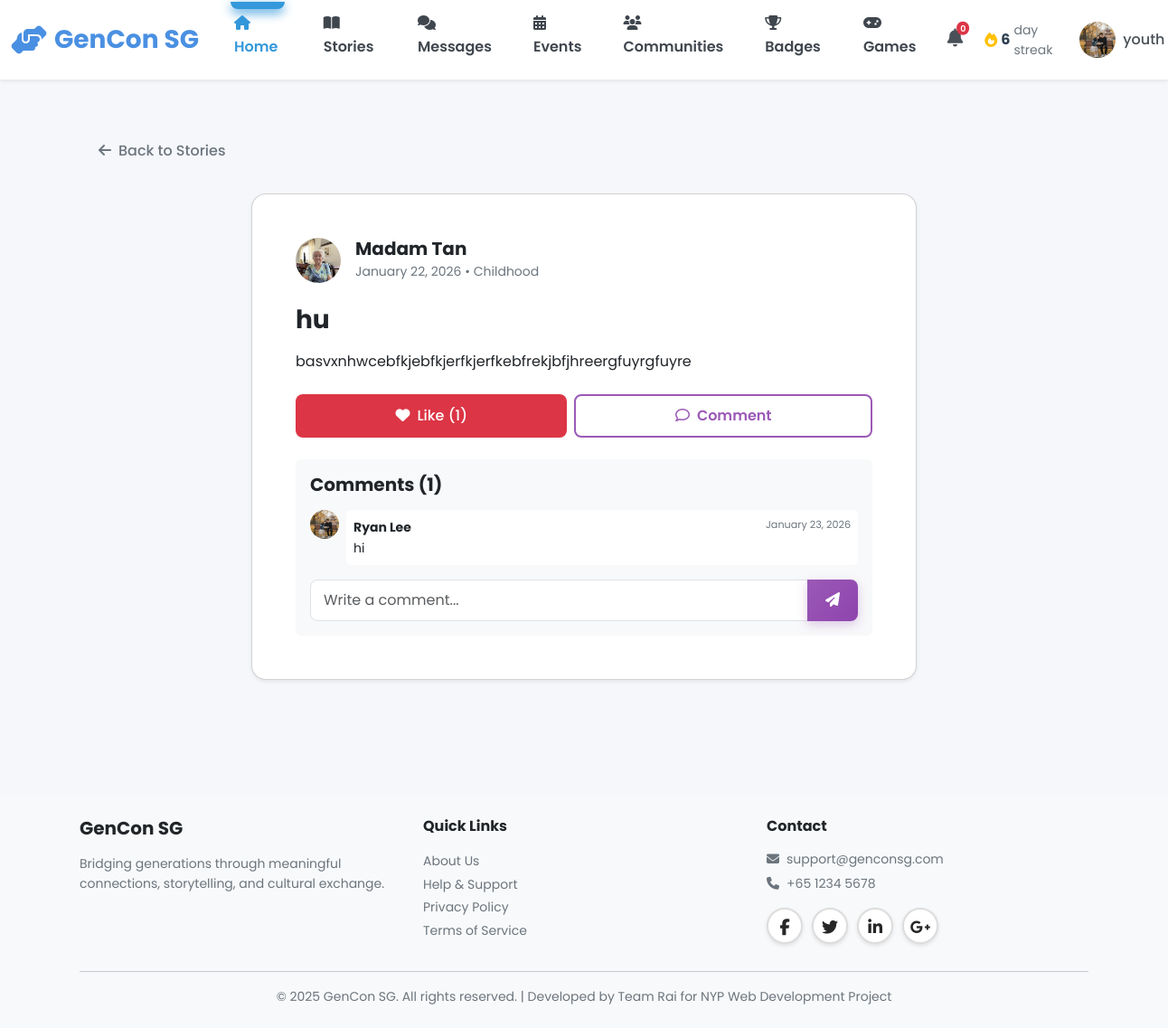
Before: /youth/story/1 (signed in) with the older database file.
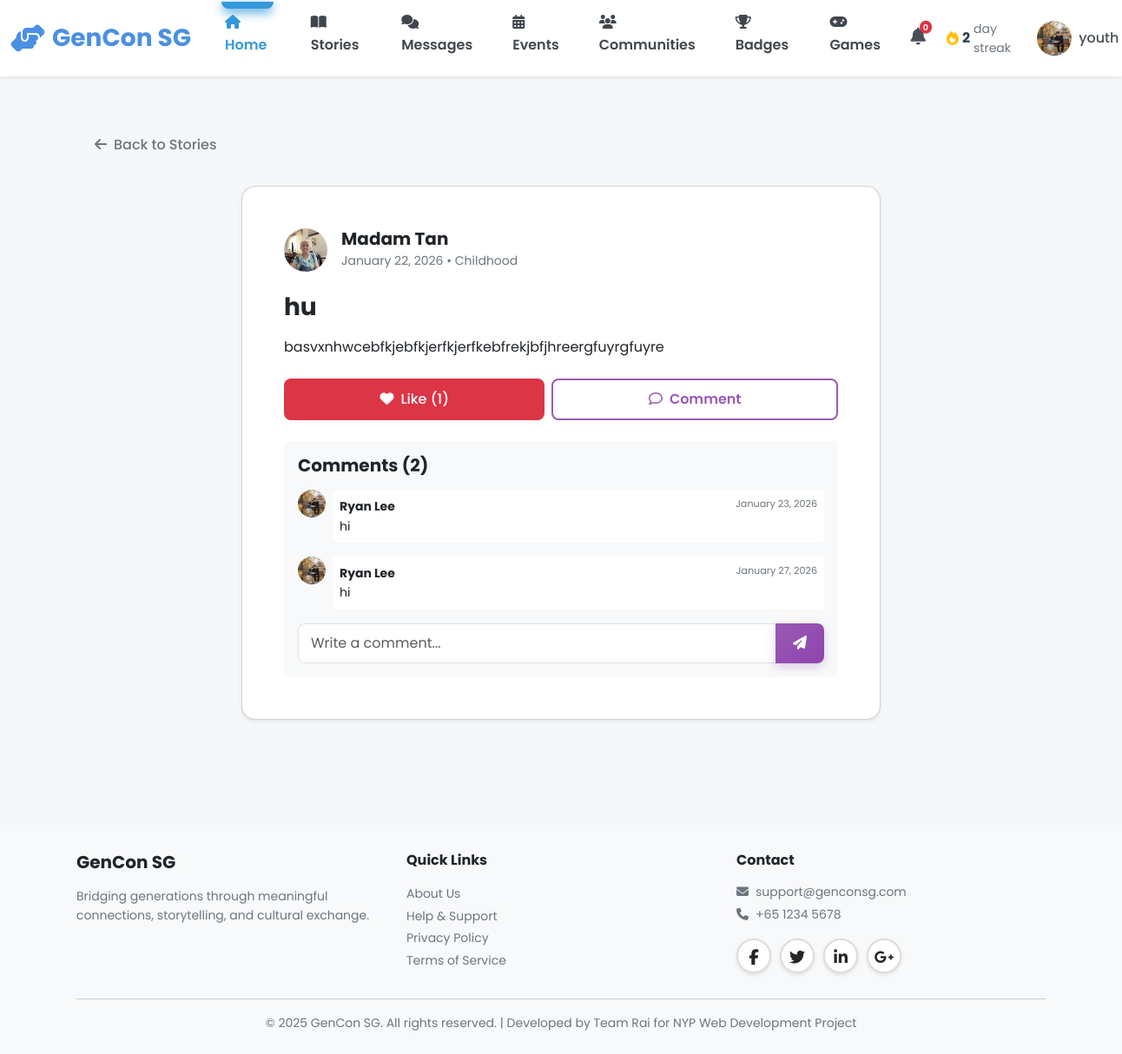
After: the same page with the newer database file.
### models.py (models this page shows, shortened)
class StoryComment(db.Model):
    __tablename__ = 'story_comments'
    id = db.Column(db.Integer, primary_key=True)
    story_id = db.Column(db.Integer, db.ForeignKey('stories.id'), nullable=False, index=True)
    user_id = db.Column(db.Integer, db.ForeignKey('users.id'), nullable=False, index=True)
    content = db.Column(db.Text, nullable=False)
    created_at = db.Column(db.DateTime, default=datetime.utcnow, nullable=False)
    story = db.relationship('Story', back_populates='comments')
    user = db.relationship('User')

class User(db.Model):
    __tablename__ = 'users'
    id = db.Column(db.Integer, primary_key=True)
    username = db.Column(db.String(80), unique=True, nullable=False, index=True)
    password_hash = db.Column(db.String(255), nullable=False)
    email = db.Column(db.String(120), unique=True, nullable=False, index=True)
    full_name = db.Column(db.String(120), nullable=False)
    phone = db.Column(db.String(20))
    age = db.Column(db.Integer, nullable=False)
    bio = db.Column(db.Text)  # User biography
    school = db.Column(db.String(255))  # School or organization for youth
    role = db.Column(db.String(20), nullable=False)  # 'senior', 'youth', or 'admin'
    elo = db.Column(db.Integer, default=1200) # Default ELO rating
    profile_picture = db.Column(db.String(255), default='images/default-avatar.png')
    disable_reason = db.Column(db.Text)
    interests_json = db.Column(db.Text)  # Stores interests as JSON array
    languages_json = db.Column(db.Text)  # Stores languages as JSON array
    accessibility_settings_json = db.Column(db.Text)  # Stores settings as JSON object
    created_at = db.Column(db.DateTime, default=datetime.utcnow, nullable=False)
    last_active = db.Column(db.DateTime, default=datetime.utcnow, nullable=False)
    is_active = db.Column(db.Boolean, default=True)
    stories = db.relationship('Story', back_populates='user', lazy='dynamic')
    sent_messages = db.relationship('Message', foreign_keys='Message.sender_id',
                                   back_populates='sender', lazy='dynamic')
    received_messages = db.relationship('Message', foreign_keys='Message.recipient_id',
                                       back_populates='recipient', lazy='dynamic')
    senior_pairs = db.relationship('Pair', foreign_keys='Pair.senior_id',
                                   back_populates='senior', lazy='dynamic')
    youth_pairs = db.relationship('Pair', foreign_keys='Pair.youth_id',
                                 back_populates='youth', lazy='dynamic')
    streak = db.relationship('Streak', back_populates='user', uselist=False)
    badges = db.relationship('Badge', back_populates='user', lazy='dynamic')
    checkins = db.relationship('Checkin', back_populates='user', lazy='dynamic')
    @property
    def interests(self):
        """Get interests as Python list from JSON string."""
        if self.interests_json:
            return json.loads(self.interests_json)
        return []
    @interests.setter
    def interests(self, value):
        """Set interests from Python list, store as JSON string."""
        self.interests_json = json.dumps(value)
    @property
    def languages(self):
        """Get languages as Python list from JSON string."""
        if self.languages_json:
            return json.loads(self.languages_json)
        return []
    @languages.setter
    def languages(self, value):
        """Set languages from Python list, store as JSON string."""
        self.languages_json = json.dumps(value)
    @property
    def accessibility_settings(self):
        """Get accessibility settings as Python dict from JSON string."""
        if self.accessibility_settings_json:
            return json.loads(self.accessibility_settings_json)
        return {}

### blueprints/youth.py (the view)
@youth_bp.route('/story/<int:story_id>')
@login_required
def story_detail(story_id):
    story = Story.query.get_or_404(story_id)
    return render_template('youth/story_detail.html', story=story)

### app.py (called while the page is built)
@app.context_processor
def inject_user():
    user_streak = 0
    if 'user_id' in session:
        from models import Streak
        streak = Streak.query.filter_by(user_id=session['user_id']).first()
        if streak:
            user_streak = streak.current_streak
    return dict(session=session, user_streak=user_streak)

@app.after_request
def add_security_headers(response):
    csp = (
        "default-src 'self'; "
        "script-src 'self' 'unsafe-inline' 'unsafe-eval' blob: https://cdn.jsdelivr.net https://cdnjs.cloudflare.com; "
        "style-src 'self' 'unsafe-inline' https://cdn.jsdelivr.net https://cdnjs.cloudflare.com https://fonts.googleapis.com; "
        "font-src 'self' https://cdnjs.cloudflare.com https://fonts.gstatic.com; "
        "img-src 'self' data: blob: https:; "
        "connect-src 'self' ws: wss: https://cdn.jsdelivr.net https://cdnjs.cloudflare.com; "
        "worker-src 'self' blob:;"
    )
    response.headers['Content-Security-Policy'] = csp
    return response

### templates/youth/story_detail.html (shortened to what this page needs)
{% extends "base.html" %}
{% block body_class %}youth-dashboard{% endblock %}
{% block content %}
<div class="container py-4">
    <div class="mb-4">
        <a href="{{ url_for('youth.story_feed') }}" class="btn btn-outline-secondary">
            <i class="fas fa-arrow-left me-2"></i>Back to Stories
        </a>
    </div>
    <div class="row justify-content-center">
        <div class="col-lg-8">
            <div class="card shadow-sm">
                <div class="card-body p-4">
                    <div class="d-flex align-items-center mb-4">
                        <a href="{{ url_for('youth.public_profile', user_id=story.user.id) }}">
                            <img src="{{ url_for('static', filename=story.user.profile_picture|fix_pfp) }}" class="rounded-circle me-3" style="width: 50px; height: 50px; object-fit: cover;">
                        </a>
                        <div>
                            <a href="{{ url_for('youth.public_profile', user_id=story.user.id) }}" class="text-decoration-none text-dark">
                                <h5 class="mb-0 fw-bold">{{ story.user.full_name }}</h5>
                            </a>
                            <small class="text-muted">{{ story.created_at|timeago }} • {{ story.category }}</small>
                        </div>
                    </div>
                    <h2 class="h3 fw-bold mb-3">{{ story.title }}</h2>
                    <div class="card-text mb-4" style="white-space: pre-line;">{{ story.content }}</div>
                    <div class="d-flex gap-2 mb-4">
                        {% set user_liked = story.reactions.filter_by(user_id=session.user_id, reaction_type='heart').first() is not none %}
                        <button class="btn {{ 'btn-danger' if user_liked else 'btn-outline-danger' }} flex-grow-1" onclick="reactToStory({{ story.id }}, 'heart')">
                            <i class="{{ 'fas' if user_liked else 'far' }} fa-heart me-2"></i>Like ({{ story.reactions.count() }})
                        </button>
                        <button class="btn btn-outline-primary flex-grow-1" onclick="document.getElementById('commentInput').focus()">
                            <i class="far fa-comment me-2"></i>Comment
                        </button>
                    </div>
                    <div class="bg-light p-3 rounded">
                        <h5 class="mb-3">Comments ({{ story.comments.count() }})</h5>
                        <div class="comments-list mb-3">
                            {% for comment in story.comments %}
                            <div class="d-flex mb-3">
                                <img src="{{ url_for('static', filename=comment.user.profile_picture|fix_pfp) }}" class="rounded-circle me-2" style="width: 32px; height: 32px; object-fit: cover;">
                                <div class="bg-white p-2 rounded w-100">
                                    <div class="d-flex justify-content-between">
                                        <strong class="small">{{ comment.user.full_name }}</strong>
                                        <small class="text-muted" style="font-size: 0.7rem;">{{ comment.created_at|timeago }}</small>
                                    </div>
                                    <p class="mb-0 small">{{ comment.content }}</p>
                                </div>
                            </div>
                            {% endfor %}
                        </div>
                        <form onsubmit="postComment(event, {{ story.id }})">
                            <div class="input-group">
                                <input type="text" id="commentInput" class="form-control" placeholder="Write a comment..." required>
                                <button class="btn btn-primary" type="submit">
                                    <i class="fas fa-paper-plane"></i>
                                </button>
                            </div>
                        </form>
                    </div>
                </div>
            </div>
        </div>
    </div>
</div>
{% endblock %}

Changed rows visible on the page:
added StoryComment: profile_picture (picture), user.full_name "Ryan Lee", created_at "January 27, 2026", content "hi"
Other visible differences:
{{ user_streak|default(0) }}: "6" → "2"
{{ story.comments.count() }}: "1" → "2"
